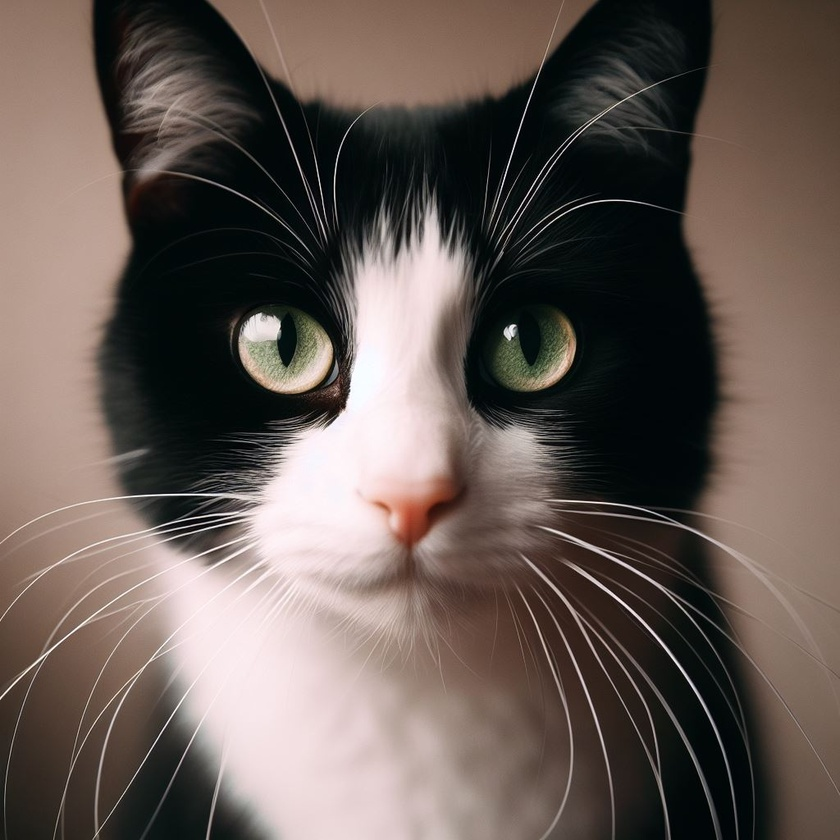
#> input picture spotTheDifference/kitty.jpeg, 840 x 840 px, shrunk from 1024 x 1024 before the run
$ python match.py
#> lines starting #> are read from the running program, lines starting #| are printed output that depends on the picture; after the words box and inside, x2 and y2 are one past the last pixel; in counts of white or black regions, pixels touching at a corner belong together
import cv2
import numpy as np
from matplotlib import pyplot as plt
import os


def compare_images(image1_path, image2_path):
    # Load the images
#> called with image1_path = 'kitty.jpeg', image2_path = 'editedkitty.jpeg'
    img1 = cv2.imread(image1_path, cv2.IMREAD_GRAYSCALE)
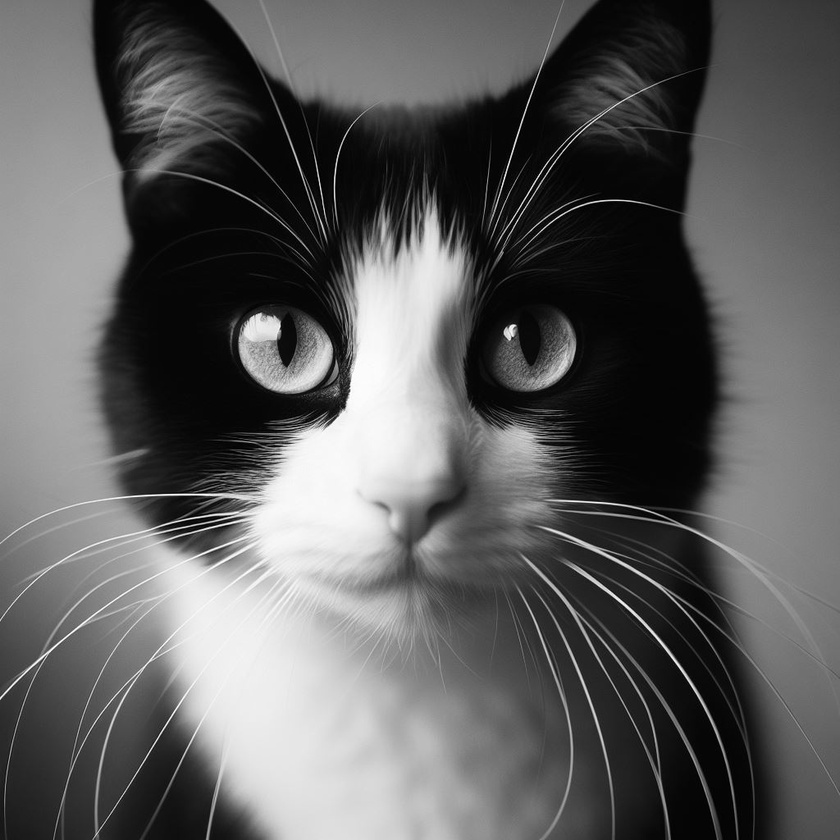
#> img1: shape (840, 840); min 0, max 255, mean 93.2
    img2 = cv2.imread(image2_path, cv2.IMREAD_GRAYSCALE)
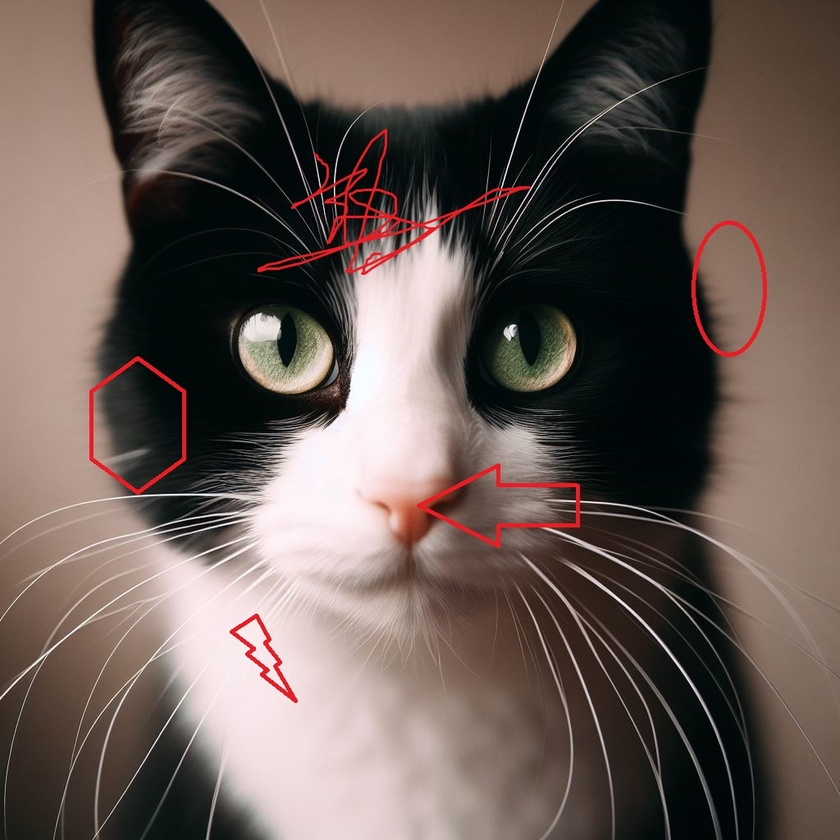
#> input picture spotTheDifference/editedkitty.jpeg, 840 x 840 px, shrunk from 1024 x 1024 before the run
#> img2: shape (840, 840); min 0, max 255, mean 93.3

    # Initialize the ORB detector
    orb = cv2.ORB_create()

    # Find keypoints and descriptors with ORB
    kp1, des1 = orb.detectAndCompute(img1, None)
#> kp1 = 500 keypoints; strongest (x, y, size): (514, 325, 31), (513, 325, 44.6), (511, 327, 53.6), (510, 326, 31)
    kp2, des2 = orb.detectAndCompute(img2, None)
#> kp2 has the same summary as kp1

    # Initialize the brute force matcher
    bf = cv2.BFMatcher(cv2.NORM_HAMMING, crossCheck=True)

    # Match descriptors
    matches = bf.match(des1, des2)
#> matches = 207 matches

    # Sort matches by distance
    matches = sorted(matches, key=lambda x: x.distance)

    # Draw the top matches
    img_matches = cv2.drawMatches(
        img1,
        kp1,
        img2,
        kp2,
        matches[:10],
        None,
        flags=cv2.DrawMatchesFlags_NOT_DRAW_SINGLE_POINTS,
    )
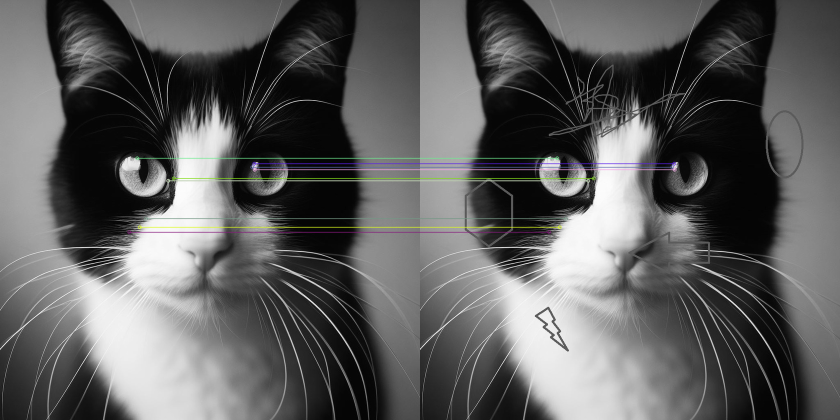
#> img_matches: shape (840, 1680, 3) (shown at 1/2 size); mean of channels 0, 1, 2 93.6, 93.7, 93.6; drawn as B, G, R

    # Display the matches
    plt.figure(figsize=(20, 10))
    plt.imshow(img_matches)
    plt.title("Top 10 matches")
    plt.show()

    # Extract location of good matches
    points1 = np.zeros((len(matches), 2), dtype=np.float32)
#> points1 = 207 pairs, first value 0 to 0, second value 0 to 0
    points2 = np.zeros((len(matches), 2), dtype=np.float32)
#> points2 = 207 pairs, first value 0 to 0, second value 0 to 0

    for i, match in enumerate(matches):
        points1[i, :] = kp1[match.queryIdx].pt
        points2[i, :] = kp2[match.trainIdx].pt
#> after the loop, points1 = 207 pairs, first value 44 to 632, second value 95 to 746; points2 has the same summary as points1

    # Find the homography matrix
    h, mask = cv2.findHomography(points1, points2, cv2.RANSAC)
#> h = [[1, 0.000491, -0.328], [0.000158, 1, -0.0986], [1.27e-06, 1.07e-06, 1]]; mask = 207 values, max 1 at index 0, min 0 at index 179, mean 0.879

    # Use the homography matrix to transform the points from img1 to img2
    height, width = img2.shape
#> height = 840; width = 840
    im1_reg = cv2.warpPerspective(img1, h, (width, height))

    # Save the aligned image
    img1_name = os.path.splitext(os.path.basename(image1_path))[0]
    img2_name = os.path.splitext(os.path.basename(image2_path))[0]
    aligned_image_path = f"match_{img1_name}_{img2_name}.jpg"
    cv2.imwrite(aligned_image_path, im1_reg)

    # Display the aligned image
    plt.figure(figsize=(10, 10))
    plt.imshow(im1_reg, cmap="gray")
    plt.title("Aligned Image")
    plt.show()

    # Calculate difference image
    diff = cv2.absdiff(img2, im1_reg)
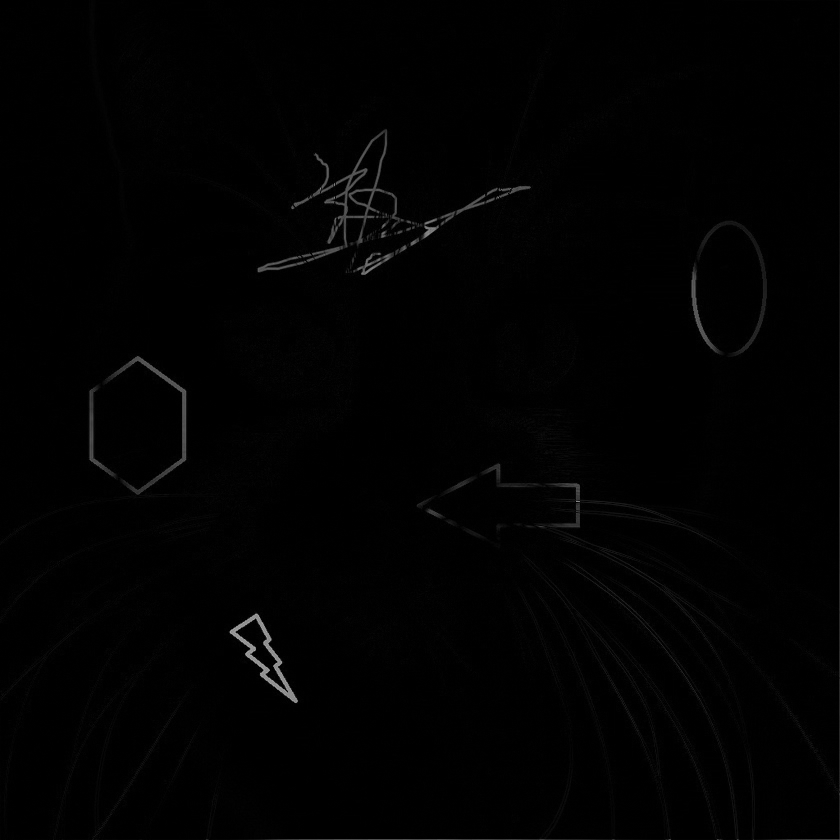
#> diff: shape (840, 840); min 0, max 172, mean 1.7

    # Threshold the difference image
    _, diff_thresh = cv2.threshold(diff, 50, 255, cv2.THRESH_BINARY)
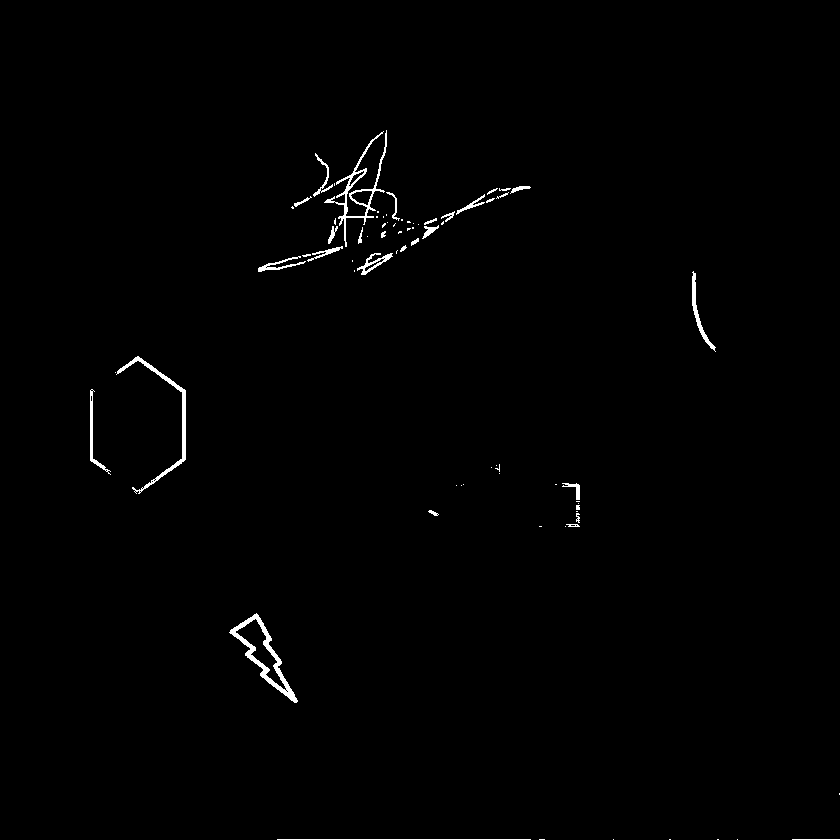
#> diff_thresh: shape (840, 840); 0.79% white; 75 white regions (44 under 20 px), largest, box (x1, y1, x2, y2) and area: (229, 613, 298, 703) 1061, (324, 130, 387, 247) 915, (116, 356, 186, 494) 793

    # Display the difference image
    plt.figure(figsize=(10, 10))
    plt.imshow(diff_thresh, cmap="gray")
    plt.title("Difference Image")
    plt.show()


# Example usage
compare_images("kitty.jpeg", "editedkitty.jpeg")
